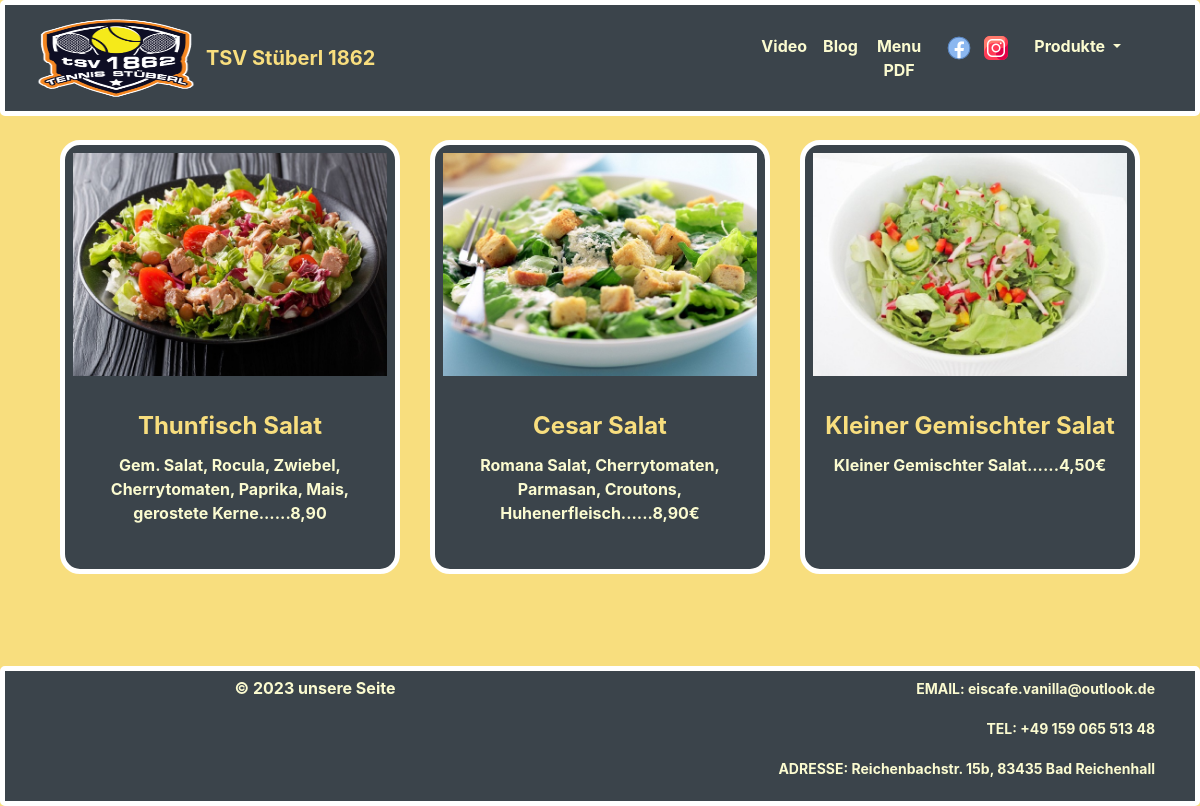
The page /salate/salate/ on the database as committed earlier.
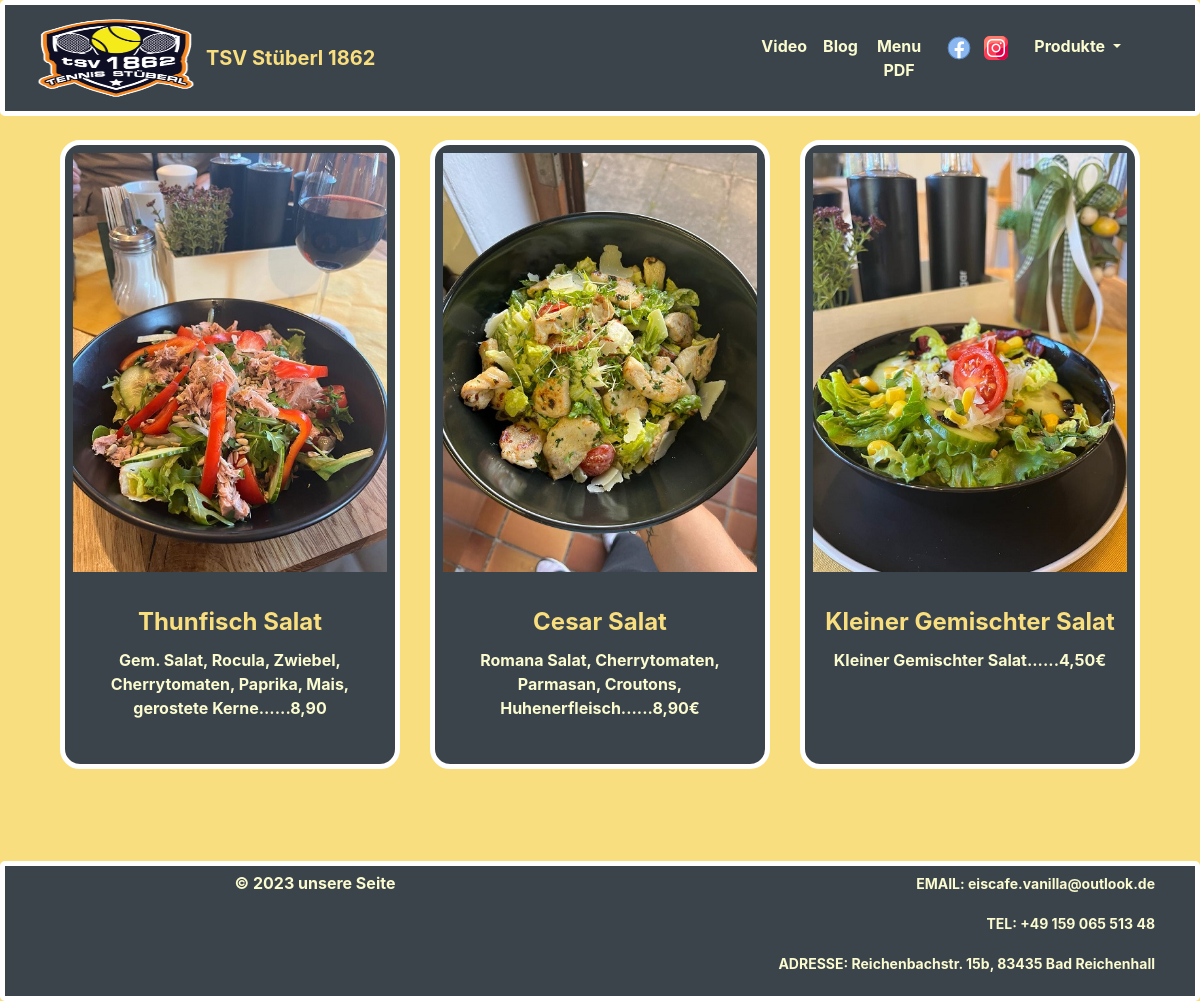
The same page on the database as committed later.
### salate/models.py (models this page shows, shortened)
class Salate(models.Model):
    title = models.CharField(max_length=100)
    description = models.CharField(max_length=250)
    image = models.ImageField(upload_to='portfolio/images')

### salate/views.py (the view)
# urls.py: path('salate/', views.salate, name='salate')
def salate(request):
    salate = Salate.objects.all()
    return render(request, 'salate.html', {"salate":salate})

### salate/templates/salate.html
{% extends "portfolio/base.html" %}
{% load static %}
{% block content %}
<br>
  <div class="container">
    <div class="row">
      <br/>
      <br>
      <div class="container">
  <div class="row">
    {% for salate in salate %}
      <div class="col-lg-4 col-md-6 mb-3">
        <div class="card mb-4 h-100" style="background-color: #3b444b;">
          {% if salate.url %}
            <a href="{{ salate.url }}">
              <img src="{{ salate.image.url }}" class="card-img-top image-frame mb-2 p-2">
            </a>
          {% else %}
            <img src="{{ salate.image.url }}" class="card-img-top image-frame mb-2 p-2">
          {% endif %}
          <div class="card-body">
            <h5 class="card-title text-center text-white ">{{ salate.title }}</h5>
            <p class="card-text text-center text-white  ">{{ salate.description }}</p>
          </div>
        </div>
      </div>
    {% endfor %}
  </div>
</div>
    </div>
  </div>
  <br><br><br><br><br><br><br><br><br>
{% endblock %}

Rows that differ between the two databases and show on the page:
changed Salate "Thunfisch Salat": image: a different picture
changed Salate "Cesar Salat": image: a different picture
changed Salate "Kleiner Gemischter Salat": image: a different picture
